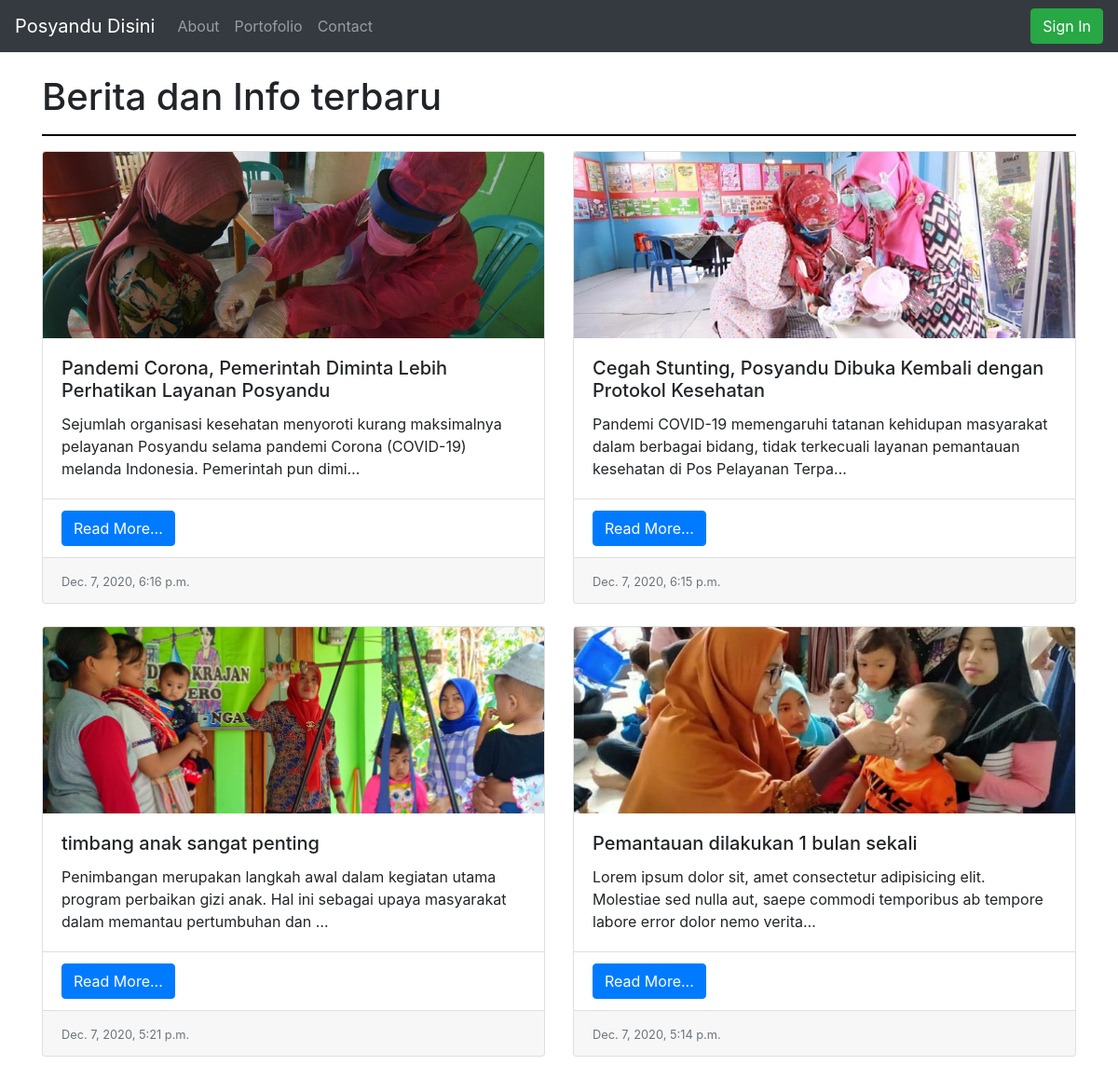
The app's page /portofolio/ with its own data.
### portofolio/models.py (models this page shows, shortened)
class Berita(models.Model):
	judul = models.CharField(max_length=100)
	thumbnail = models.ImageField(upload_to='documents/', default="/posyandu3.jpg")
	isi = models.TextField()
	upload = models.DateTimeField(auto_now_add=True)

### portofolio/views.py (the view)
# urls.py: path('', views.portofolio, name="portofolio"),
def portofolio(request):
	berita = Berita.objects.all().order_by('-upload')
	context = {
		'semua_berita': berita,
	}
	return render(request, "portofolio/portofolio.html", context)

### templates/portofolio/portofolio.html (shortened to what this page needs)
{% load static %}
<!DOCTYPE html>
<html>
<head>
	<link rel="stylesheet" href="https://cdn.jsdelivr.net/npm/bootstrap@4.5.3/dist/css/bootstrap.min.css">
</head>
<body>
	{% include "navbar.html" %}
	<div class="container">
		<br>
		<h1>Berita dan Info terbaru</h1><hr style="border: solid 1px black">
		<div class="row row-cols-1 row-cols-md-2">
			{% for berita in semua_berita %}
			<div class="col mb-4">
				<div class="card h-100">
					<img src="{{berita.thumbnail.url}}" style="height: 200px; object-fit: cover" class="card-img-top" alt="...">
					<div class="card-body">
						<h5 class="card-title">{{berita.judul}}</h5>
						<p class="card-text">{{berita.isi|striptags|truncatechars:150}}</p>
					</div>
					<ul class="list-group list-group-flush">
						<li class="list-group-item">
							<button class="btn btn-primary" data-toggle="modal" data-target="#exampleModal{{forloop.counter}}">
							Read More...
						</button>
						</li>
					</ul>
					<div class="card-footer">
						<small class="text-muted">{{berita.upload}}</small>
					</div>
				</div>
			</div>
			{% endfor %}
		</div>
	</div>
</body>
</html>

### records on screen
Berita: thumbnail (picture), judul "Pandemi Corona, Pemerintah Diminta Lebih Perhatikan Layanan Posyandu", isi "Sejumlah organisasi kesehatan menyoroti kurang maksimalnya pelayanan Posyandu selama pandemi Corona (COVID-19) melanda Indonesia. Pemerintah pun dimi…", upload "Dec. 7, 2020, 6:16 p.m."
Berita: thumbnail (picture), judul "Cegah Stunting, Posyandu Dibuka Kembali dengan Protokol Kesehatan", isi "Pandemi COVID-19 memengaruhi tatanan kehidupan masyarakat dalam berbagai bidang, tidak terkecuali layanan pemantauan kesehatan di Pos Pelayanan Terpa…", upload "Dec. 7, 2020, 6:15 p.m."
Berita: thumbnail (picture), judul "timbang anak sangat penting", isi "Penimbangan merupakan langkah awal dalam kegiatan utama program perbaikan gizi anak. Hal ini sebagai upaya masyarakat dalam memantau pertumbuhan dan …", upload "Dec. 7, 2020, 5:21 p.m."
Berita: thumbnail (picture), judul "Pemantauan dilakukan 1 bulan sekali", isi "Lorem ipsum dolor sit, amet consectetur adipisicing elit. Molestiae sed nulla aut, saepe commodi temporibus ab tempore labore error dolor nemo verita…", upload "Dec. 7, 2020, 5:14 p.m."
